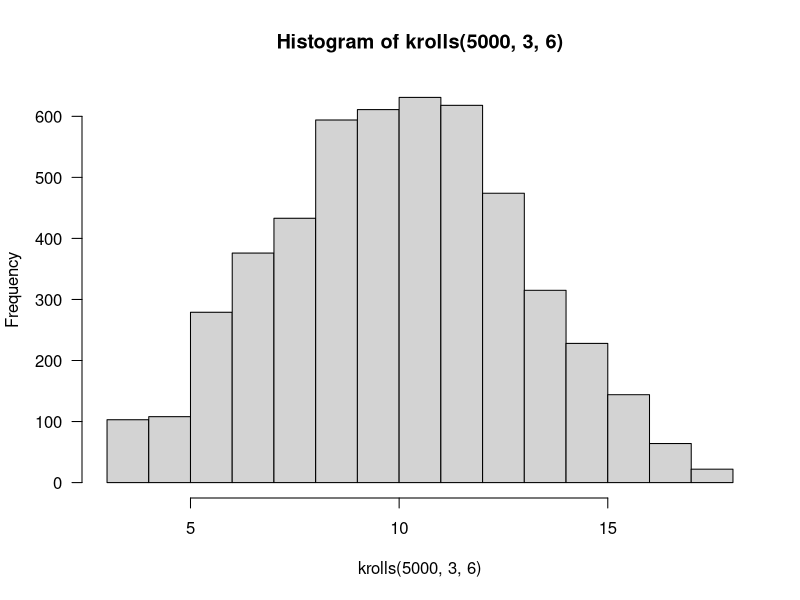
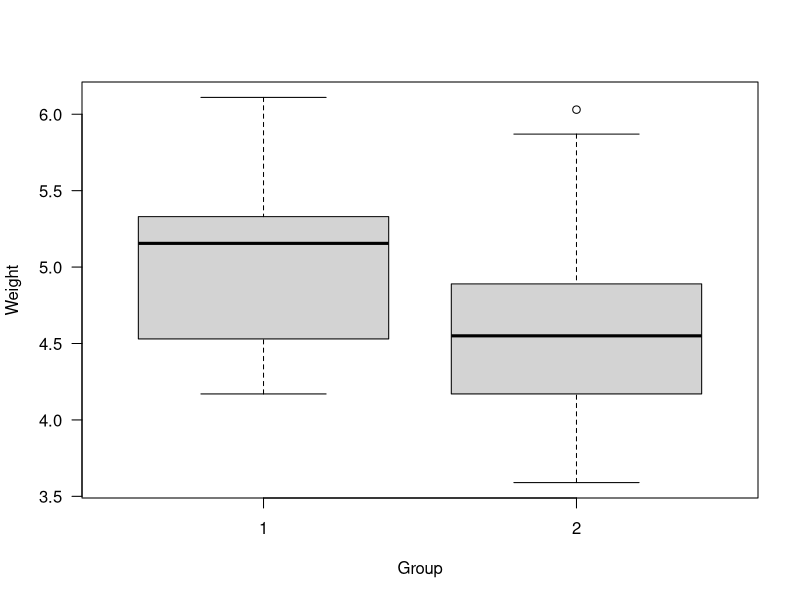
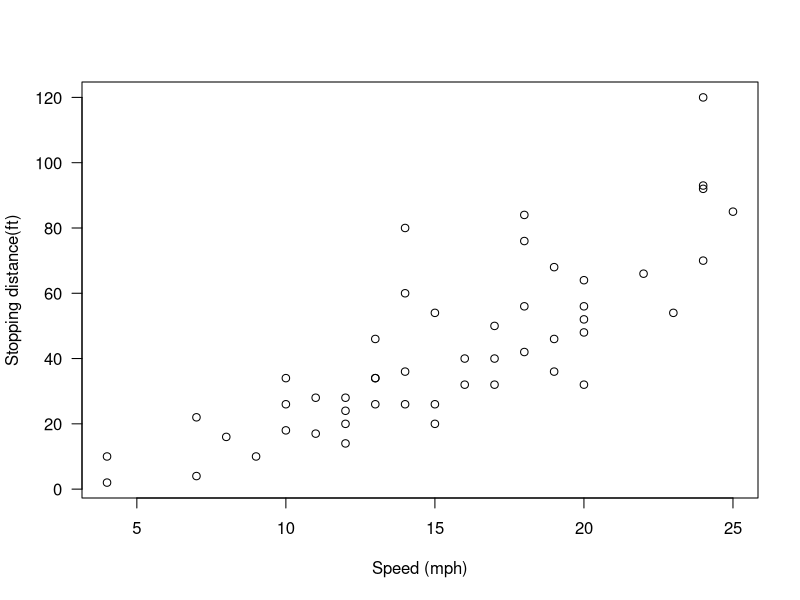

Recreate these plots in R, in order.
sumdice <- function(n,sides = 6){
    if(sides<1) return (0)
    k <- sample(1:sides,size = n,replace = TRUE)
    return (sum(k))
}

sumdice(10)
sumdice(10,4)

krolls <- function(k,ndice,nside) sapply(1:k, function(x)sumdice(n=ndice,sides = nside))
hist(krolls(5000,3,6),las = 1)

myreg = function(x,y){
    x = cbind(1,x)
    b = drop(solve(t(x) %*% x) %*% (t(x) %*% y))
    e = drop(y - x %*% b)
    list(beta = b, resid = e)
}
u = rnorm(1000,10)
v = 5 + 3*u + rnorm(1000)
res = myreg(u,v)
res$beta
lm(v~u)
group <- c(1, 1, 1, 1, 1, 1, 1, 1, 1, 1, 2, 2, 2, 2, 2, 2, 2, 2, 2, 2)
weight <- c(4.17, 5.58, 5.18, 6.11, 4.50, 4.61, 5.17, 4.53, 5.33, 5.14, 4.81, 4.17, 4.41, 3.59, 5.87, 3.83, 6.03, 4.89, 4.32, 4.69)
boxplot(weight~group,las = 1, xlab = "Group",ylab="Weight")
lm(weight ~group)
summary(lm(weight~group))
cars
plot(cars,xlab = "Speed (mph)",ylab = "Stopping distance(ft)",las = 1)
